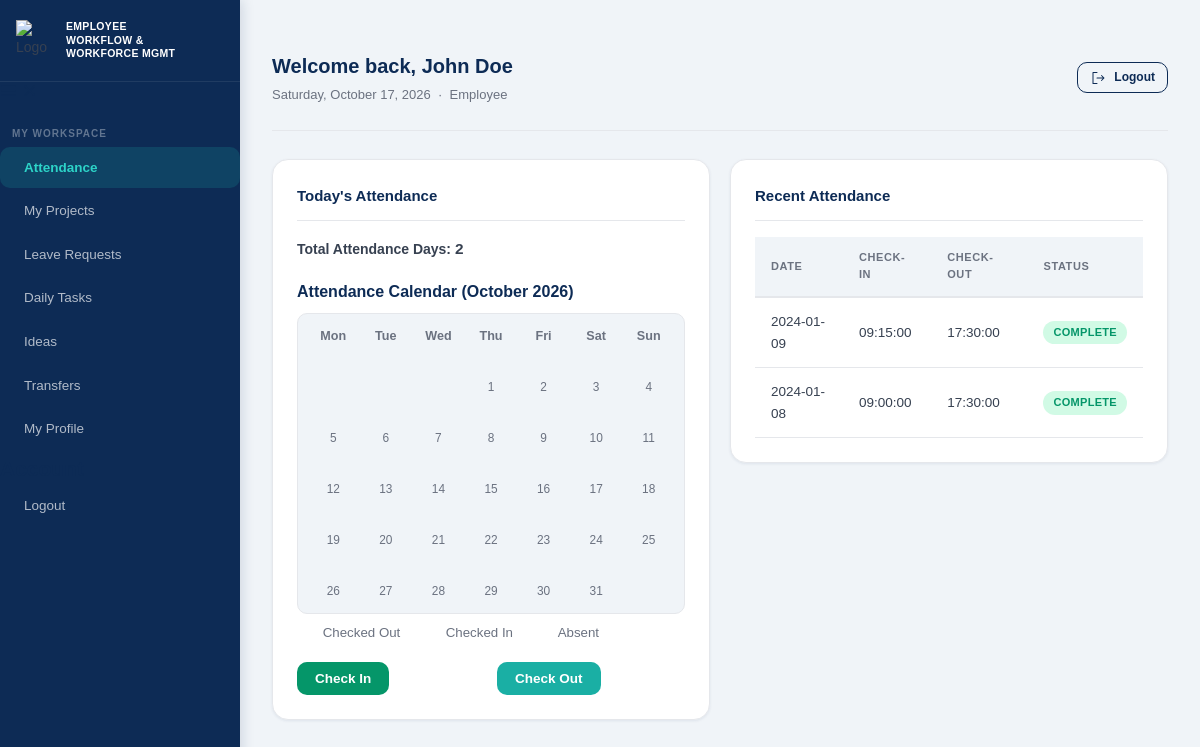
Page /dashboard.php (signed in) on the committed database.
### tables this page shows
CREATE TABLE `attendance` (
    `id` int(11) NOT NULL AUTO_INCREMENT,
    `user_id` int(11) NOT NULL,
    `date` date NOT NULL,
    `check_in` time DEFAULT NULL,
    `check_out` time DEFAULT NULL,
    `break_time` int(11) DEFAULT 0 COMMENT 'Break time in minutes',
    `total_hours` decimal(4,2) DEFAULT NULL,
    `status` enum('present','absent','late','half_day') DEFAULT 'present',
    `notes` text DEFAULT NULL,
    `created_at` timestamp NOT NULL DEFAULT CURRENT_TIMESTAMP,
    `updated_at` timestamp NOT NULL DEFAULT CURRENT_TIMESTAMP ON UPDATE CURRENT_TIMESTAMP,
    PRIMARY KEY (`id`),
    UNIQUE KEY `uniq_user_date` (`user_id`, `date`),
    KEY `idx_date` (`date`),
    FOREIGN KEY (`user_id`) REFERENCES `users`(`id`) ON DELETE CASCADE
);

### app/views/partials/employee_attendance.php (the view, shortened to what this page needs)
<?php
$pdo = Database::pdo();
$user = current_user();
$allStmt = $pdo->prepare('SELECT date, check_in, check_out FROM attendance WHERE user_id = ? ORDER BY date DESC');
$allStmt->execute([$user['id']]);
$allRows = $allStmt->fetchAll();
$total_attendance = 0;
foreach ($allRows as $row) {
	if ($row['check_in']) $total_attendance++;
}
$rows = array_slice($allRows, 0, 14);
$todayStmt = $pdo->prepare('SELECT * FROM attendance WHERE user_id = ? AND date = CURDATE()');
$todayStmt->execute([$user['id']]);
$today = $todayStmt->fetch();
?>
<div class="row cols-2">
   <div class="card">
	   <div class="card__title">Today's Attendance</div>
	   <div style="margin-bottom: 12px;">
		   <strong>Total Attendance Days:</strong> <span style="color: var(--success-solid); font-weight: 600; font-size: 1.1em;"> <?php echo $total_attendance; ?> </span>
	   </div>
	   <?php
	   $year = (int)date('Y');
	   $month = (int)date('m');
	   $days_in_month = (int)date('t');
	   $first_day_of_week = (int)date('N', strtotime("$year-$month-01"));
	   $attendance_map = [];
	   ?>
	   <div style="margin: 18px 0;">
		   <h4 style="font-size: 1rem; margin-bottom: 8px;">Attendance Calendar (<?php echo date('F Y'); ?>)</h4>
		   <div style="display: grid; grid-template-columns: repeat(7, 1fr); gap: 6px; background: var(--bg-page); padding: 12px; border-radius: var(--radius-md); border: 1px solid var(--border);">
			   <?php
			   $weekdays = ['Mon','Tue','Wed','Thu','Fri','Sat','Sun'];
			   foreach ($weekdays as $wd) {
				   echo '<div style="text-align:center; font-size:0.9em; font-weight:600; color:var(--text-muted);">'.$wd.'</div>';
			   }
			   for ($i = 1; $i < $first_day_of_week; $i++) {
				   echo '<div></div>';
			   }
			   for ($day = 1; $day <= $days_in_month; $day++) {
				   $date_str = sprintf('%04d-%02d-%02d', $year, $month, $day);
				   $has_record = isset($attendance_map[$date_str]);
				   $has_check_in = $has_record && !empty($attendance_map[$date_str]['check_in']);
				   $has_check_out = $has_record && !empty($attendance_map[$date_str]['check_out']);
				   if ($has_check_out) {
				       $circle_color = 'var(--success-solid)';
				       $circle_border = '2px solid var(--success-solid)';
				       $tooltip = 'Complete (Checked Out)';
				   } elseif ($has_check_in) {
				       $circle_color = 'var(--warning-solid)';
				       $circle_border = '2px solid var(--warning-solid)';
				       $tooltip = 'Partial (Checked In)';
				   } else {
				       $circle_color = 'var(--danger-solid)';
				       $circle_border = '2px solid var(--danger-solid)';
				       $tooltip = 'Absent';
				   }
				   echo '<div style="display:flex; flex-direction:column; align-items:center; gap:2px;">
					   <span style="width:24px; height:24px; border-radius:50%; background:'.$circle_color.'; border:'.$circle_border.'; opacity: 0.8; display:inline-block;" title="'.$tooltip.'"></span>
					   <span style="font-size:0.85em; color:var(--text-muted);">'.$day.'</span>
				   </div>';
			   }
			   ?>
		   </div>
		   <div style="margin-top:8px; font-size:0.95em; color:var(--text-muted);">
			   <span style="display:inline-block; width:18px; height:18px; border-radius:50%; background:var(--success-solid); opacity:0.8; border:2px solid var(--success-solid); margin-right:4px; vertical-align: middle;"></span> Checked Out
			   <span style="display:inline-block; width:18px; height:18px; border-radius:50%; background:var(--warning-solid); opacity:0.8; border:2px solid var(--warning-solid); margin-left:16px; margin-right:4px; vertical-align: middle;"></span> Checked In
			   <span style="display:inline-block; width:18px; height:18px; border-radius:50%; background:var(--danger-solid); opacity:0.8; border:2px solid var(--danger-solid); margin-left:16px; margin-right:4px; vertical-align: middle;"></span> Absent
		   </div>
	   </div>
		<div style="display: flex; gap: 12px;">
			<form method="post" style="flex: 1;">
				<button class="btn success" type="submit" <?php echo $today && $today['check_in'] ? 'disabled' : ''; ?>>
					<?php echo $today && $today['check_in'] ? 'Already Checked In' : 'Check In'; ?>
				</button>
			</form>
			<form method="post" style="flex: 1;">
				<button class="btn warn" type="submit" <?php echo !$today || !$today['check_in'] || $today['check_out'] ? 'disabled' : ''; ?>>
					<?php echo $today && $today['check_out'] ? 'Already Checked Out' : 'Check Out'; ?>
				</button>
			</form>
		</div>
	</div>
	<div class="card">
		<div class="card__title">Recent Attendance</div>
		<div class="table-wrap">
			<table>
				<thead>
					<tr><th>Date</th><th>Check-in</th><th>Check-out</th><th>Status</th></tr>
				</thead>
				<tbody>
				<?php foreach ($rows as $r): ?>
					<tr>
						<td><?php echo htmlspecialchars($r['date']); ?></td>
						<td><?php echo htmlspecialchars($r['check_in'] ?: '-'); ?></td>
						<td><?php echo htmlspecialchars($r['check_out'] ?: '-'); ?></td>
						<td>
							<?php if ($r['check_in'] && $r['check_out']): ?>
								<span class="badge badge--approved">Complete</span>
							<?php elseif ($r['check_in']): ?>
								<span class="badge badge--pending">Partial</span>
							<?php else: ?>
								<span class="badge badge--rejected">Absent</span>
							<?php endif; ?>
						</td>
					</tr>
				<?php endforeach; ?>
				</tbody>
			</table>
		</div>
	</div>
</div>

### public/assets/style.css (style rules this page uses)
:root { --navy: #0D2B55; --navy-mid: #102C57; --teal: #1AAFA4; --teal-light: #2DD4C8; --teal-dark: #0E8C82; --bg-page: #F0F4F8; --bg-surface: #FFFFFF; --bg-sidebar: #0D2B55; --text-primary: #0D2B55; --text-body: #374151; --text-muted: #6B7280; --text-inverse: #FFFFFF; --text-link: #1AAFA4; --success: #059669; --success-bg: #D1FAE5; --warning: #D97706; --warning-bg: #FEF3C7; --danger: #DC2626; --danger-bg: #FEE2E2; --info: #2563EB; --info-bg: #DBEAFE; --border: #E5E7EB; --border-focus: #1AAFA4; --shadow-sm: 0 1px 3px rgba(13,43,85,0.08); --shadow-md: 0 4px 16px rgba(13,43,85,0.12); --shadow-lg: 0 8px 32px rgba(13,43,85,0.16); --radius-sm: 6px; --radius-md: 10px; --radius-lg: 16px; --radius-xl: 20px; --sidebar-width: 240px; --sidebar-collapsed: 68px; }
body { font-family: 'Plus Jakarta Sans', sans-serif; font-size: 14px; line-height: 1.6; color: var(--text-body); background: var(--bg-page); }
h1,h2,h3,h4 { font-family: 'Plus Jakarta Sans', sans-serif; font-weight: 700; color: var(--text-primary); }
*, *::before, *::after { box-sizing: border-box; margin: 0; padding: 0; }
.row { display: flex; flex-direction: column; gap: 20px; }
.row.cols-2 { flex-direction: row; align-items: flex-start; flex-wrap: wrap; }
.row.cols-2 > * { flex: 1; min-width: 300px; }
.card { background: var(--bg-surface); border: 1px solid var(--border); border-radius: var(--radius-lg); padding: 24px; box-shadow: var(--shadow-sm); }
.card__title { font-size: 15px; font-weight: 700; color: var(--text-primary); margin-bottom: 16px; padding-bottom: 12px; border-bottom: 1px solid var(--border); }
.btn { display: inline-flex; align-items: center; justify-content: center; gap: 8px; padding: 9px 18px; border-radius: var(--radius-md); font-size: 13.5px; font-weight: 600; font-family: inherit; cursor: pointer; border: none; transition: all 0.18s; text-decoration: none; white-space: nowrap; background: var(--teal); color: #fff; }
.btn.success { background: var(--success); color: #fff; }
.table-wrap { overflow-x: auto; width: 100%; }
table { width: 100%; border-collapse: collapse; font-size: 13.5px; }
thead th { background: var(--bg-page); color: var(--text-muted); font-size: 11px; font-weight: 700; text-transform: uppercase; letter-spacing: 0.6px; padding: 12px 16px; text-align: left; border-bottom: 2px solid var(--border); }
tbody tr { border-bottom: 1px solid var(--border); transition: background 0.15s; }
tbody td { padding: 13px 16px; color: var(--text-body); vertical-align: middle; }
.badge { display: inline-flex; align-items: center; padding: 3px 10px; border-radius: 20px; font-size: 11px; font-weight: 700; letter-spacing: 0.3px; text-transform: uppercase; white-space: nowrap; }
.badge--approved, .badge--done, .badge--active { background: var(--success-bg); color: var(--success); }

### rows in the picture
attendance: date "2024-01-09", check_in "09:15:00", check_out "17:30:00", shows "COMPLETE"
attendance: date "2024-01-08", check_in "09:00:00", check_out "17:30:00", shows "COMPLETE"

### other values in the picture
$tab_info['name'] "Attendance"
$tab_info['name'] "My Projects"
$tab_info['name'] "Leave Requests"
$tab_info['name'] "Daily Tasks"
$tab_info['name'] "Ideas"
$tab_info['name'] "Transfers"
$tab_info['name'] "My Profile"
$user['name'] ?: $user['email'] "John Doe"
$user['role'] "Employee"
$total_attendance "2"
$wd "Mon"
$wd "Tue"
$wd "Wed"
$wd "Thu"
$wd "Fri"
